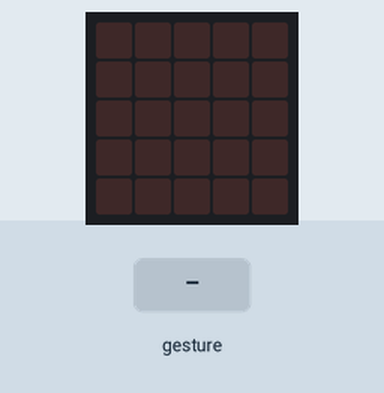
Simulated run of this program. Board: BBC micro:bit (MakeCode). On the bench: the board's 5×5 LED display. Inputs (shaded band) come from the test bench. Random numbers come from a fixed seed; a tilt is held for 1.5 s and a shake lasts 1 s, then the board lies face up again.

Above: at 1.2 s.
1.3 s: gesture 'shake'
At 1.7 s:
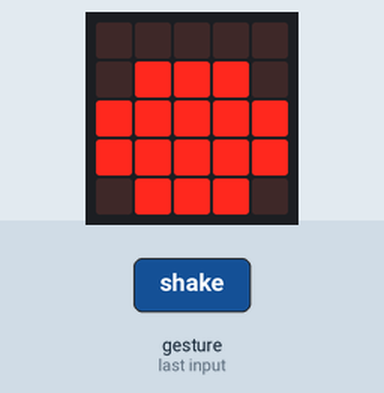
Timing chart, 0 to 4.3 s (numbered marks = the images above; inputs shaded):
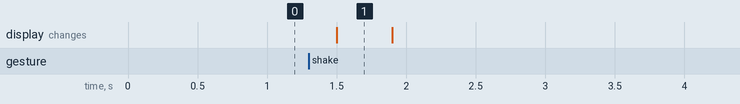

The program:

main.ts
```typescript
input.onGesture(Gesture.Shake, function () {
    if (randint(1, 3) == 3) {
        basic.showLeds(`
            . # . . #
            # # . # .
            . . # . .
            # # . # .
            . # . . #
            `)
        basic.clearScreen()
    } else if (randint(1, 3) == 2) {
        basic.showLeds(`
            # # # # #
            # # # # #
            # # # # #
            # # # # #
            # # # # #
            `)
        basic.clearScreen()
    } else if (randint(1, 3) == 1) {
        basic.showLeds(`
            . . . . .
            . # # # .
            # # # # #
            # # # # #
            . # # # .
            `)
        basic.clearScreen()
    }
})
```

test.ts
```typescript
// aquí va el archivo "tests"; esto no se compilará cuando este paquete se utilice como una extensión.
```

Measured:
- after the input at 1.3 s, the display: changes after 0.20 s (image 1)
- what the display in image 1 shows lasts 0.4 s, from 1.5 s to 1.9 s
